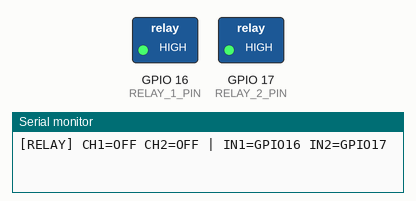
Recording of a sketch running on a simulated ESP32. Shown: switched loads named in the sketch (green lamp = pin HIGH), the last lines printed to the serial monitor.

Above: at 1.0 s.
At 3.0 s:
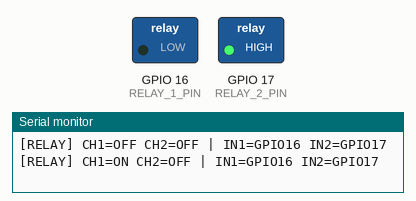
At 5.0 s:
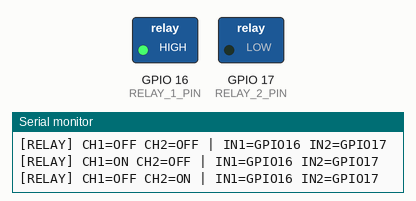
At 7.0 s:
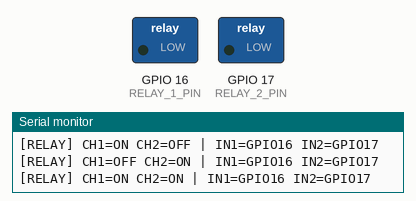
Timing chart, 0 to 10.4 s (numbered marks = the images above):
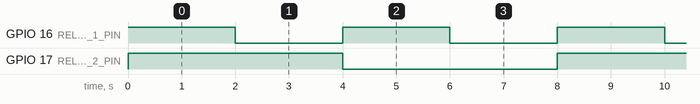

The sketch:

lab08_relay_2ch_test.ino
```cpp
/*
 * Lab 8.4 : ตรวจเช็กอุปกรณ์ก่อนใช้งาน — ESP32-S3 + Relay 2CH (พินเดียวกับ Lab07)
 * วงจร: IN1 -> GPIO16, IN2 -> GPIO17, VCC -> แหล่งจ่ายโมดูล 5V
 * GND โมดูล/ขั้วลบแหล่งจ่าย/ESP32 ต้องร่วมกันตามวงจรโมดูล
 * ใช้โมดูล IN รองรับ 3.3V และไม่ดึง GPIO ขึ้น 5V; JD-VCC ต่อให้ตรงคู่มือ
 * เริ่มทดสอบโดยถอดโหลด; ถ้าต่อโหลดให้ใช้ DC แรงดันต่ำเท่านั้น ห้าม AC 220V
 * ไลบรารี: Arduino มากับ core ไม่ต้องติดตั้งเพิ่ม
 * Board: ESP32S3 Dev Module, Arduino-ESP32 core 3.x, Serial 115200
 */
#include <Arduino.h>

#if !defined(CONFIG_IDF_TARGET_ESP32S3)
#error "Select ESP32S3 Dev Module; this sketch uses the course ESP32-S3 pin map"
#endif

constexpr uint8_t RELAY_1_PIN = 16;
constexpr uint8_t RELAY_2_PIN = 17;
constexpr bool ACTIVE_LOW = true;  // ถ้ารุ่นจริง active HIGH ให้ปรับหลังตรวจคู่มือ
constexpr uint8_t ON_LEVEL = ACTIVE_LOW ? LOW : HIGH;
constexpr uint8_t OFF_LEVEL = ACTIVE_LOW ? HIGH : LOW;
constexpr uint8_t RELAY_PINS[] = {RELAY_1_PIN, RELAY_2_PIN};
constexpr uint32_t STEP_INTERVAL_MS = 2000;
constexpr uint8_t STEP_COUNT = 4;
uint8_t stepIndex = 0;
uint32_t previousStepMs = 0;

void applyStep() {
  // ลำดับ: ปิดทั้งคู่ -> CH1 -> CH2 -> เปิดทั้งคู่ -> กลับปิดทั้งคู่
  const bool channel1On = stepIndex == 1 || stepIndex == 3;
  const bool channel2On = stepIndex == 2 || stepIndex == 3;
  digitalWrite(RELAY_1_PIN, OFF_LEVEL);
  digitalWrite(RELAY_2_PIN, OFF_LEVEL);
  if (channel1On) digitalWrite(RELAY_1_PIN, ON_LEVEL);
  if (channel2On) digitalWrite(RELAY_2_PIN, ON_LEVEL);
  Serial.printf("[RELAY] CH1=%s CH2=%s | IN1=GPIO16 IN2=GPIO17\n",
                channel1On ? "ON" : "OFF", channel2On ? "ON" : "OFF");
}

void setup() {
  Serial.begin(115200);
  // เตรียม latch OFF หลังผูกเป็น GPIO; ไม่รับรองสถานะก่อน setup/ช่วง Reset
  for (uint8_t pin : RELAY_PINS) {
    pinMode(pin, INPUT);
    digitalWrite(pin, OFF_LEVEL);
    pinMode(pin, OUTPUT);
  }
  applyStep();
  previousStepMs = millis();
}

void loop() {
  const uint32_t now = millis();
  if (now - previousStepMs < STEP_INTERVAL_MS) return;
  previousStepMs = now;
  stepIndex = (stepIndex + 1) % STEP_COUNT;
  applyStep();
}
```

Measured:
- by itself, GPIO 16 (RELAY_1_PIN): alternates HIGH for 2.0 s and LOW for 2.0 s
- by itself, GPIO 17 (RELAY_2_PIN): alternates HIGH for 4.0 s and LOW for 4.0 s
- by itself, everything shown: repeats every 8.0 s, in 4 steps
